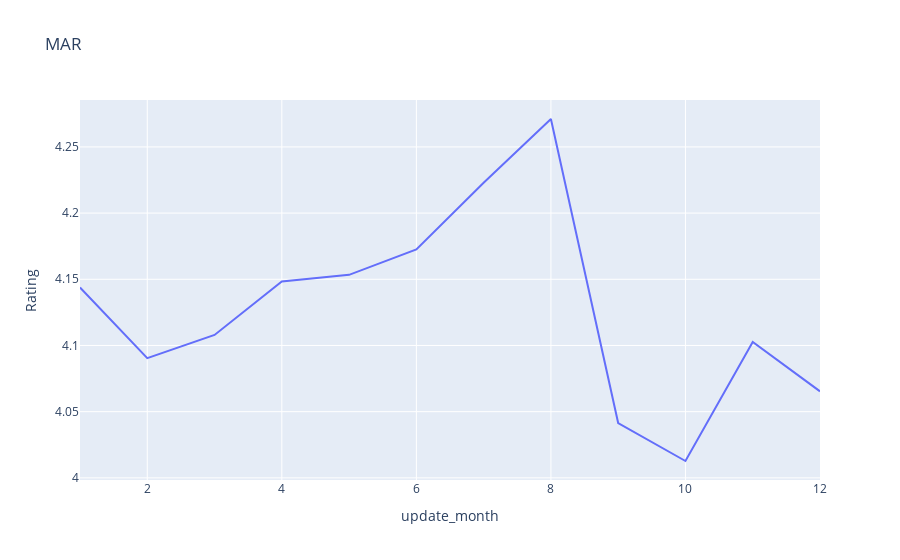

Notebook code for this chart:
### Code cell
#Import the plotly libraries
fig=px.line(result,x='update_month',y='Rating',title='MAR')
fig.show()

### Figure 1 — Plotly figure (JSON) as saved in the notebook; plotly's stock layout.template omitted (floating-point values rounded to 4 significant figures)
{"data": [{"hovertemplate": "update_month=%{x}<br>Rating=%{y}<extra></extra>", "legendgroup": "", "line": {"color": "#636efa", "dash": "solid"}, "marker": {"symbol": "circle"}, "mode": "lines", "name": "", "orientation": "v", "showlegend": false, "type": "scatter", "x": [1, 2, 3, 4, 5, 6, 7, 8, 9, 10, 11, 12], "xaxis": "x", "y": [4.144, 4.09, 4.108, 4.148, 4.153, 4.173, 4.223, 4.271, 4.041, 4.013, 4.103, 4.065], "yaxis": "y"}], "layout": {"legend": {"tracegroupgap": 0}, "title": {"text": "MAR"}, "xaxis": {"anchor": "y", "domain": [0, 1], "title": {"text": "update_month"}}, "yaxis": {"anchor": "x", "domain": [0, 1], "title": {"text": "Rating"}}}}
